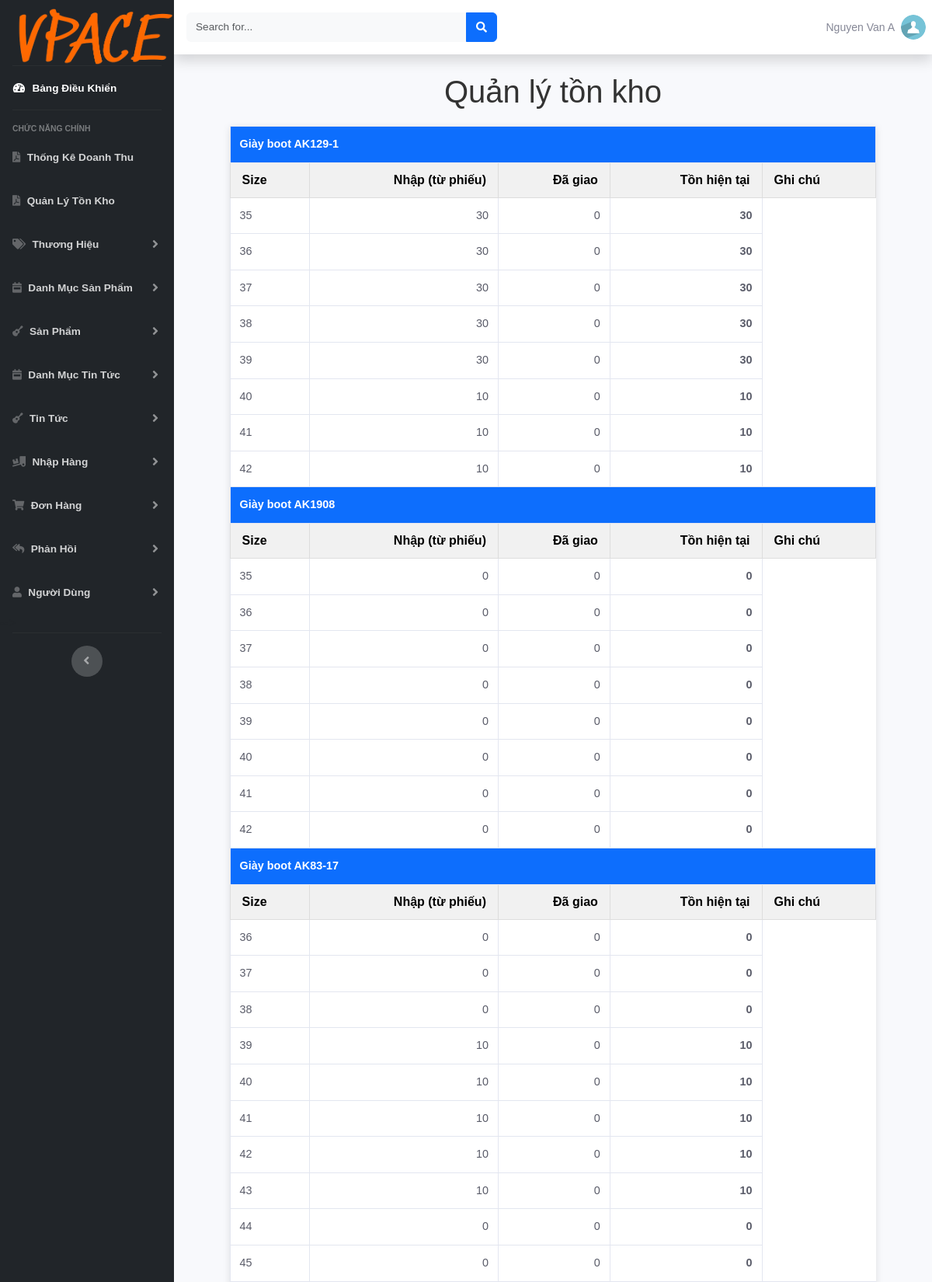
The app's page /admincp/inventory.php (signed in, upper part) with its own data.
### tables this page shows
CREATE TABLE `product_size` (
  `id` int(11) NOT NULL,
  `product_id` int(11) NOT NULL,
  `size` varchar(50) DEFAULT NULL,
  `stock` int(11) DEFAULT 0
);

### admincp/inventory.php (the view, shortened to what this page needs)
<?php
require('./modules/header.php');
require("./db/connect.php");
$sql = "
SELECT
    p.id  AS product_id,
    p.name AS product_name,
    ps.id AS size_id,
    ps.size,
    COALESCE(inq.qty_in, 0)  AS qty_in,
    COALESCE(outq.qty_out,0) AS qty_out,
    COALESCE(inq.qty_in, 0) - COALESCE(outq.qty_out,0) AS stock_calc
FROM product_size ps
JOIN product p ON p.id = ps.product_id
LEFT JOIN (
    SELECT size_id, SUM(quantity) AS qty_in
    FROM purchase_receipt_items
    GROUP BY size_id
) inq ON inq.size_id = ps.id
LEFT JOIN (
    SELECT od.size_id, SUM(od.num) AS qty_out
    FROM order_details od
    JOIN orders o ON o.id = od.order_id AND o.status = 'Delivered'
    GROUP BY od.size_id
) outq ON outq.size_id = ps.id
ORDER BY p.name, ps.size
";
$result = $conn->query($sql);
$products = [];
while ($row = $result->fetch_assoc()) {
    $products[$row['product_name']][] = [
        'size_id'   => (int)$row['size_id'],
        'size'      => $row['size'],
        'qty_in'    => (int)$row['qty_in'],
        'qty_out'   => (int)$row['qty_out'],
        'stock'     => (int)$row['stock_calc'],
    ];
}
?>
<head>
</head>
<body>
  <div class="container">
    <h1>Quản lý tồn kho</h1>
    <?php if (empty($products)): ?>
      <p class="no-data">Hiện tại chưa có sản phẩm/size nào.</p>
    <?php else: ?>
      <table>
        <?php foreach ($products as $product_name => $sizes): ?>
          <tr class="product-header">
            <td colspan="5"><?= htmlspecialchars($product_name) ?></td>
          </tr>
          <tr>
            <th>Size</th>
            <th class="num">Nhập (từ phiếu)</th>
            <th class="num">Đã giao</th>
            <th class="num">Tồn hiện tại</th>
            <th>Ghi chú</th>
          </tr>
          <?php foreach ($sizes as $s): ?>
            <tr>
              <td><?= htmlspecialchars($s['size']) ?></td>
              <td class="num"><?= number_format($s['qty_in']) ?></td>
              <td class="num"><?= number_format($s['qty_out']) ?></td>
              <td class="num"><strong><?= number_format($s['stock']) ?></strong></td>
            </tr>
          <?php endforeach; ?>
        <?php endforeach; ?>
      </table>
    <?php endif; ?>
  </div>
</body>
<?php require('./modules/footer.php'); ?>

### admincp/assets/css/style3.css (style rules this page uses)
table tbody tr { transition: all 0.2s ease-in-out; }
table tbody td { padding: 12px; border: 1px solid #e3e6f0; font-size: 0.9rem; color: #5a5c69; }

### admincp/inventory.php (style rules this page uses)
body { font-family:Arial, sans-serif;background:#f9f9f9;margin:0 }
h1 { margin:20px 0;text-align:center;color:#333 }
.container { width:90%;margin:auto }
table { width:100%;border-collapse:collapse;background:#fff;margin:20px 0; box-shadow:0 2px 10px rgba(0,0,0,.1) }
th,td { padding:10px 15px;border:1px solid #ddd;text-align:left }
th { background:#f1f1f1;color:#000 }
.product-header { background:#0d6efd;font-weight:bold }
.product-header td { color:#fff }
.num { text-align:right }

### records on screen
product_size: size "35", qty_in "30", qty_out "0", stock "30"
product_size: size "36", qty_in "30", qty_out "0", stock "30"
product_size: size "37", qty_in "30", qty_out "0", stock "30"
product_size: size "38", qty_in "30", qty_out "0", stock "30"
product_size: size "39", qty_in "30", qty_out "0", stock "30"
product_size: size "40", qty_in "10", qty_out "0", stock "10"
product_size: size "41", qty_in "10", qty_out "0", stock "10"
product_size: size "42", qty_in "10", qty_out "0", stock "10"
product_size: size "35", qty_in "0", qty_out "0", stock "0"
product_size: size "36", qty_in "0", qty_out "0", stock "0"
product_size: size "37", qty_in "0", qty_out "0", stock "0"
product_size: size "38", qty_in "0", qty_out "0", stock "0"
product_size: size "39", qty_in "0", qty_out "0", stock "0"
product_size: size "40", qty_in "0", qty_out "0", stock "0"
product_size: size "41", qty_in "0", qty_out "0", stock "0"
product_size: size "42", qty_in "0", qty_out "0", stock "0"
product_size: size "36", qty_in "0", qty_out "0", stock "0"
product_size: size "37", qty_in "0", qty_out "0", stock "0"
product_size: size "38", qty_in "0", qty_out "0", stock "0"
product_size: size "39", qty_in "10", qty_out "0", stock "10"
product_size: size "40", qty_in "10", qty_out "0", stock "10"
product_size: size "41", qty_in "10", qty_out "0", stock "10"
product_size: size "42", qty_in "10", qty_out "0", stock "10"
product_size: size "43", qty_in "10", qty_out "0", stock "10"
product_size: size "44", qty_in "0", qty_out "0", stock "0"
product_size: size "45", qty_in "0", qty_out "0", stock "0"

### other values on screen
$admin['name'] "Nguyen Van A"
$product_name "Giày boot AK129-1"
$product_name "Giày boot AK1908"
$product_name "Giày boot AK83-17"
